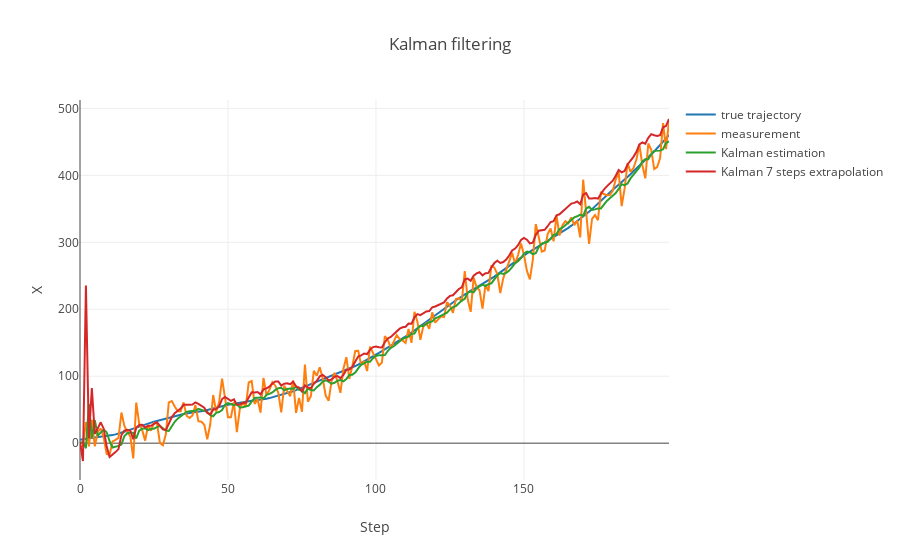

Notebook source saved alongside this figure:
### Markdown cell above
## 5

### Code cell
data = [
    go.Scatter(
        y = tr,
        name='true trajectory'
    ),
    go.Scatter(
        y = measurments,
        name='measurement'
    ),
    go.Scatter(
        y = kalman(measurments)[0],
        name='Kalman estimation'
    ),
    go.Scatter(
        y = kalman(measurments)[5],
        name='Kalman 7 steps extrapolation'
    ),
]

layout= go.Layout(
    title= 'Kalman filtering',
    xaxis= dict(
        title= 'Step',
    ),
    yaxis=dict(
        title= 'X',
    ),
    showlegend= True
)
fig= go.Figure(data=data, layout=layout)
iplot(fig)

### Figure 1 — Plotly figure (JSON) as saved in the notebook; plotly's stock layout.template omitted (floating-point values rounded to 4 significant figures; data arrays with more than 128 entries replaced by an {"elided": "..."} marker saying what was removed)
{"data": [{"name": "true trajectory", "type": "scatter", "uid": "7b016922-3438-11e9-af54-20c9d081d2d3", "y": {"elided": "200 float values"}}, {"name": "measurement", "type": "scatter", "uid": "7b016c62-3438-11e9-80ca-20c9d081d2d3", "y": {"elided": "200 float values"}}, {"name": "Kalman estimation", "type": "scatter", "uid": "7b016ed8-3438-11e9-8b0d-20c9d081d2d3", "y": {"elided": "200 float values"}}, {"name": "Kalman 7 steps extrapolation", "type": "scatter", "uid": "7b0170ca-3438-11e9-84a6-20c9d081d2d3", "y": {"elided": "200 float values"}}], "layout": {"showlegend": true, "title": "Kalman filtering", "xaxis": {"title": "Step"}, "yaxis": {"title": "X"}}}
